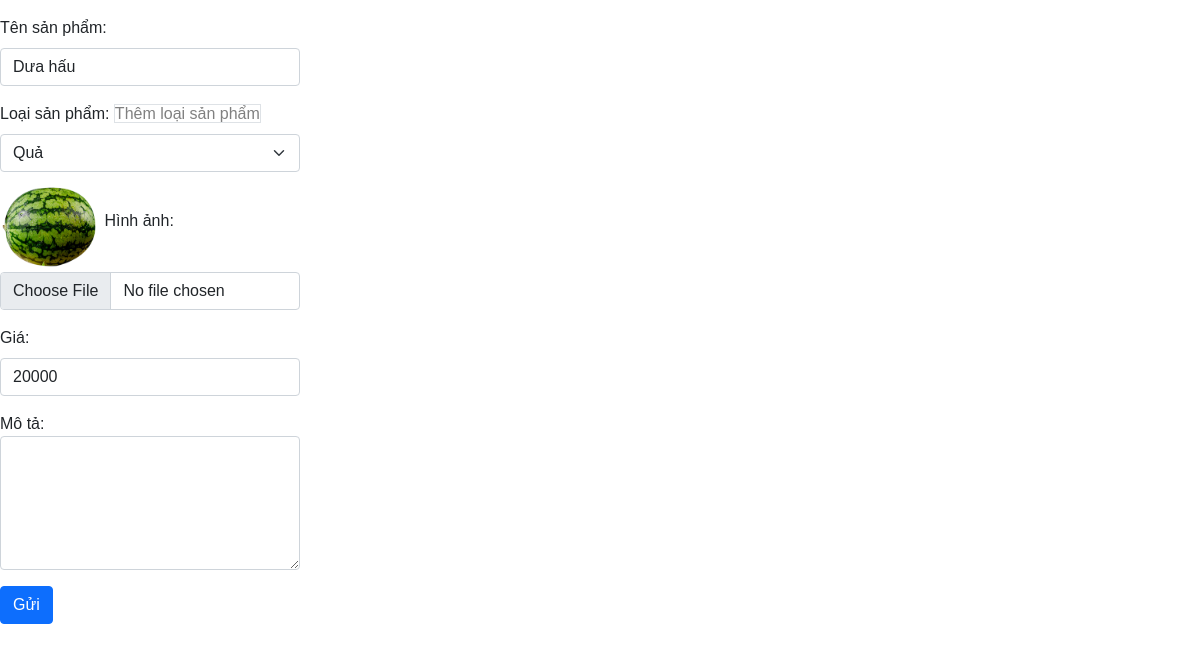
/admin/edit.php?id=5, run on the app's committed database.
### tables this page shows
CREATE TABLE `tbl_sanpham` (
  `product_id` int(11) NOT NULL,
  `category_id` int(11) NOT NULL,
  `product_image` varchar(255) NOT NULL,
  `product_name` varchar(255) NOT NULL,
  `product_price` int(11) NOT NULL,
  `detail` text NOT NULL,
  `active` int(11) NOT NULL DEFAULT 1
);

### admin/edit.php (the view, shortened to what this page needs)
<!DOCTYPE html>
<html lang="en">
<head>
    <link rel="stylesheet" href="https://stackpath.bootstrapcdn.com/bootstrap/5.0.0-alpha1/css/bootstrap.min.css"
>
</head>
<body>
    <?php
    require("../db/connect.php");
    if (isset($_GET['id'])) {
        $id = $_GET["id"];
        $product_result = mysqli_query($conn, "SELECT * FROM tbl_sanpham WHERE product_id = $id AND active = 1");
        $this_product = mysqli_fetch_array($product_result);?>
        <form action="process_edit.php?id=<?php echo $id; ?>" method="post" class="w-25" enctype="multipart/form-data">
            <div class="mb-3 mt-3">
                <label for="name" class="form-label">Tên sản phẩm:</label>
                <input type="text" class="form-control" id="name" placeholder="Enter name" name="name"
                    value="<?php echo $this_product['product_name'] ?>">
            </div>
            <label for="loai" class="form-label">Loại sản phẩm:</label>
            <a href="add_category.php" class="border">Thêm loại sản phẩm</a>
            <select class="form-select" id="loai" name="loai">
                <?php
                $sql = "SELECT * FROM tbl_danhmuc WHERE active = 1";
                $result = mysqli_query($conn, $sql);
                while ($row = mysqli_fetch_array($result)) {
                    if ($row['category_id'] == $this_product['category_id']) {
                        ?>
                        <option selected>
                            <?php echo $row['category_name'] ?>
                        </option>
                    <?php } ?>
                <?php } ?>
            </select>
            <div class="mb-3">
                <img src="../img/product/<?php echo $this_product['product_image'] ?>" width="100px" height="100px" alt="">
                <label for="image" class="form-label">Hình ảnh:</label>
                <input type="file" class="form-control" id="image" name="image">
            </div>
            <div class="mb-3 mt-3">
                <label for="price" class="form-label">Giá:</label>
                <input type="number" min="1000" step="1000" class="form-control" id="price" placeholder="Enter price"
                    name="price" value="<?php echo $this_product['product_price'] ?>">
            </div>
            <div class="mb-3 mt-3">
                <label for="detail">Mô tả:</label>
                <textarea class="form-control" rows="5" id="comment" name="detail"></textarea>
            </div>
            <button type="submit" class="btn btn-primary" name="btn">Gửi</button>
        </form>
    <?php } ?>
</body>
</html>

### data on the page
tbl_sanpham: name "Dưa hấu", product_image (picture), price "20000"

### other printed values
form field loai "Quả"
